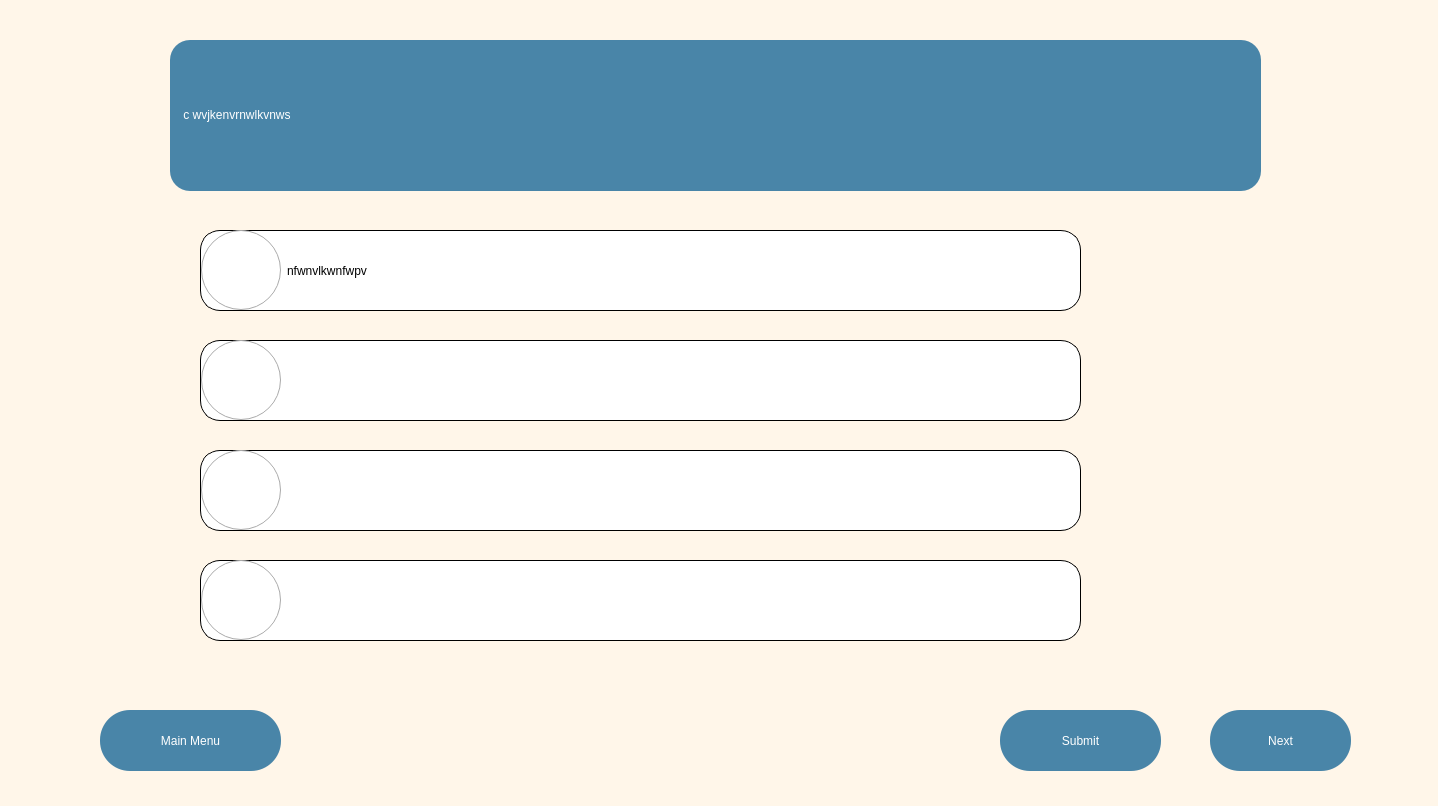
<?xml version="1.0" encoding="UTF-8"?>
<ui version="4.0">
 <class>MainWindow</class>
 <widget class="QMainWindow" name="MainWindow">
  <property name="geometry">
   <rect>
    <x>0</x>
    <y>0</y>
    <width>1438</width>
    <height>806</height>
   </rect>
  </property>
  <property name="windowTitle">
   <string>MainWindow</string>
  </property>
  <property name="styleSheet">
   <string notr="true">QWidget{
 background-color: rgb(255,246,233);
}

QLabel{
	background-color:rgb(73, 133, 168);
	border-radius: 20%;
	color: white;
	font: 26pt &quot;Verdana&quot;;
}

QRadioButton{
	background-color:white;
	border-radius: 20%;
	border: 1px solid black;
	font: 22pt &quot;Verdana&quot;;
}

QRadioButton::indicator{
	width: 70px;
	height: 30px;
	margin-left: 10px;
}

QRadioButton::indicator:checked{
	image: url(/Users/adityaparashar/Education/UCL/ENGF0002/Scenario/Code/Practice_setOperations/radio-checked.png);
}

QRadioButton::indicator:unchecked{
	image: url(/Users/adityaparashar/Education/UCL/ENGF0002/Scenario/Code/Practice_setOperations/radio-unchecked.png);
}

QPushButton{
	background-color:rgb(73,133,168);
	color:white;
	border-radius: 30%;
	font: 20pt &quot;Verdana&quot;;
}</string>
  </property>
  <widget class="QWidget" name="centralwidget">
   <widget class="QLabel" name="question">
    <property name="geometry">
     <rect>
      <x>170</x>
      <y>40</y>
      <width>1091</width>
      <height>151</height>
     </rect>
    </property>
    <property name="styleSheet">
     <string notr="true"/>
    </property>
    <property name="text">
     <string>&lt;html&gt;&lt;head/&gt;&lt;body&gt;&lt;p&gt;&amp;nbsp; &amp;nbsp; c wvjkenvrnwlkvnws&lt;/p&gt;&lt;/body&gt;&lt;/html&gt;</string>
    </property>
   </widget>
   <widget class="QRadioButton" name="option1_button">
    <property name="geometry">
     <rect>
      <x>200</x>
      <y>230</y>
      <width>881</width>
      <height>81</height>
     </rect>
    </property>
    <property name="styleSheet">
     <string notr="true"/>
    </property>
    <property name="text">
     <string>nfwnvlkwnfwpv</string>
    </property>
   </widget>
   <widget class="QRadioButton" name="option2_button">
    <property name="geometry">
     <rect>
      <x>200</x>
      <y>560</y>
      <width>881</width>
      <height>81</height>
     </rect>
    </property>
    <property name="styleSheet">
     <string notr="true"/>
    </property>
    <property name="text">
     <string/>
    </property>
   </widget>
   <widget class="QRadioButton" name="option3_button">
    <property name="geometry">
     <rect>
      <x>200</x>
      <y>340</y>
      <width>881</width>
      <height>81</height>
     </rect>
    </property>
    <property name="styleSheet">
     <string notr="true"/>
    </property>
    <property name="text">
     <string/>
    </property>
   </widget>
   <widget class="QRadioButton" name="option4_button">
    <property name="geometry">
     <rect>
      <x>200</x>
      <y>450</y>
      <width>881</width>
      <height>81</height>
     </rect>
    </property>
    <property name="styleSheet">
     <string notr="true"/>
    </property>
    <property name="text">
     <string/>
    </property>
   </widget>
   <widget class="QPushButton" name="next_button">
    <property name="geometry">
     <rect>
      <x>1210</x>
      <y>710</y>
      <width>141</width>
      <height>61</height>
     </rect>
    </property>
    <property name="styleSheet">
     <string notr="true"/>
    </property>
    <property name="text">
     <string>Next</string>
    </property>
   </widget>
   <widget class="QPushButton" name="mainMenu_button">
    <property name="geometry">
     <rect>
      <x>100</x>
      <y>710</y>
      <width>181</width>
      <height>61</height>
     </rect>
    </property>
    <property name="styleSheet">
     <string notr="true"/>
    </property>
    <property name="text">
     <string>Main Menu</string>
    </property>
   </widget>
   <widget class="QPushButton" name="submit_button">
    <property name="geometry">
     <rect>
      <x>1000</x>
      <y>710</y>
      <width>161</width>
      <height>61</height>
     </rect>
    </property>
    <property name="styleSheet">
     <string notr="true"/>
    </property>
    <property name="text">
     <string>Submit</string>
    </property>
   </widget>
  </widget>
  <widget class="QStatusBar" name="statusbar"/>
 </widget>
 <resources/>
 <connections/>
</ui>
